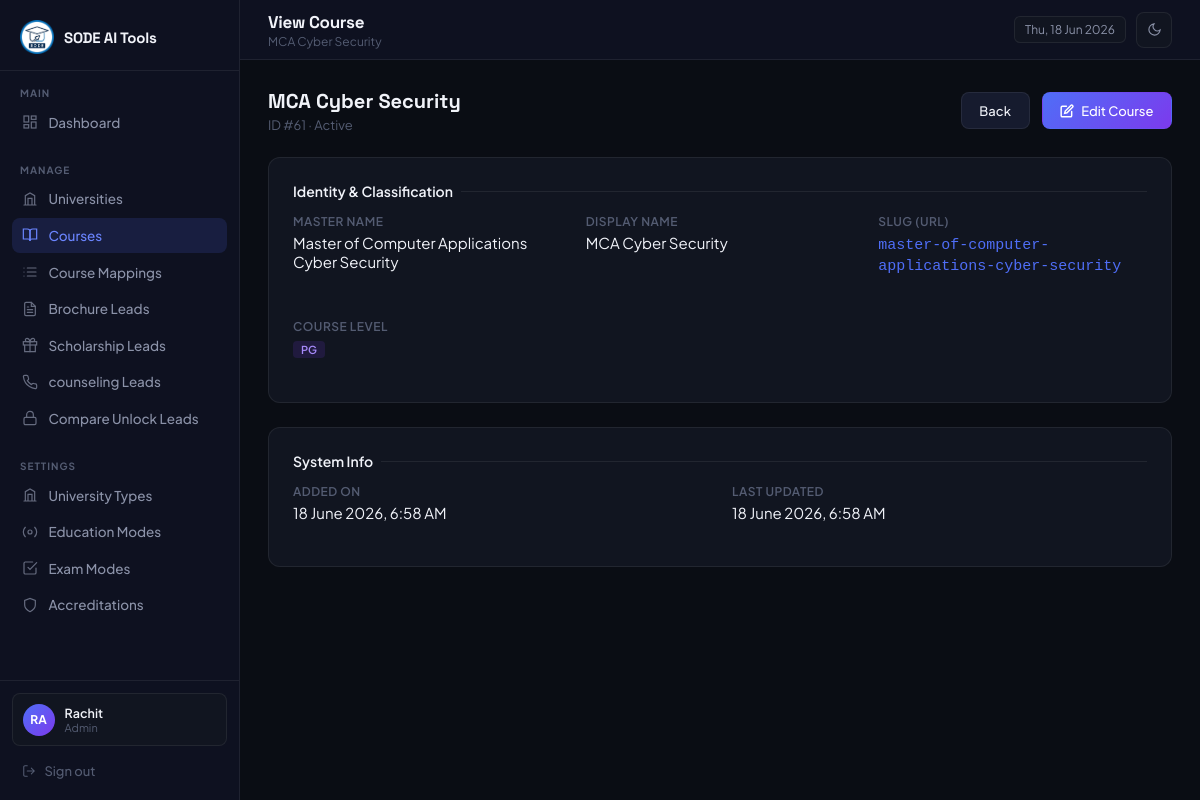
The page /admin/courses/view.php?id=61 (signed in) on the database its author committed.
### tables this page shows
CREATE TABLE `courses` (
  `id` int(10) UNSIGNED NOT NULL,
  `name` varchar(255) NOT NULL,
  `display_name` varchar(255) DEFAULT NULL,
  `slug` varchar(255) DEFAULT NULL,
  `course_level` enum('UG','PG') NOT NULL,
  `is_active` tinyint(1) NOT NULL DEFAULT 1,
  `created_at` timestamp NOT NULL DEFAULT current_timestamp(),
  `updated_at` timestamp NOT NULL DEFAULT current_timestamp() ON UPDATE current_timestamp()
);

### includes/helpers.php (called while the page is built, shortened)
<?php
function get_display_name(string $name, ?string $display_name): string {
    return (!empty($display_name)) ? $display_name : $name;
}
function e(mixed $val): string {
    return htmlspecialchars((string)$val, ENT_QUOTES, 'UTF-8');
}

### admin/courses/view.php (the view, shortened to what this page needs)
<?php
require_once '../../includes/db.php';
require_once '../../includes/helpers.php';
$id = (int) ($_GET['id'] ?? 0);
$stmt = $pdo->prepare("SELECT * FROM courses WHERE id=?");
$stmt->execute([$id]);
$course = $stmt->fetch();
$page_title = 'View Course';
$page_subtitle = get_display_name($course['name'], $course['display_name']);
?>
<!DOCTYPE html>
<html lang="en">
<head>
</head>
<body>
  <?php require_once __DIR__ . '/../includes/sidebar.php'; ?>
  <main class="main">
    <?php require_once __DIR__ . '/../includes/topbar.php'; ?>
    <div class="content">
      <div class="page-header" style="flex-wrap: wrap; gap: 1rem;">
        <div>
          <h3><?= e(get_display_name($course['name'], $course['display_name'])) ?></h3>
          <p>
            ID #<?= $id ?> &middot;
            <span class="<?= $course['is_active'] ? 'text-success' : 'text-danger' ?>">
              <?= $course['is_active'] ? 'Active' : 'Inactive' ?>
            </span>
          </p>
        </div>
        <div style="display:flex;gap:.75rem; flex-wrap: wrap;">
          <a href="<?= ADMIN_URL ?>/courses/index.php" class="btn btn-secondary">Back</a>
          <a href="<?= ADMIN_URL ?>/courses/edit.php?id=<?= $id ?>" class="btn btn-primary">
            <svg width="14" height="14" viewBox="0 0 24 24" fill="none" stroke="currentColor" stroke-width="2.5" stroke-linecap="round"><path d="M11 4H4a2 2 0 0 0-2 2v14a2 2 0 0 0 2 2h14a2 2 0 0 0 2-2v-7"/><path d="M18.5 2.5a2.121 2.121 0 0 1 3 3L12 15l-4 1 1-4 9.5-9.5z"/></svg>
            Edit Course
          </a>
        </div>
      </div>
      <div class="detail-card">
        <div class="section-title">Identity &amp; Classification</div>
        <div class="detail-grid">
          <div class="detail-group">
            <div class="detail-label">Master Name</div>
            <div class="detail-value"><?= e($course['name']) ?></div>
          </div>
          <div class="detail-group">
            <div class="detail-label">Display Name</div>
            <div class="detail-value"><?= e($course['display_name'] ?: '—') ?></div>
          </div>
          <div class="detail-group">
            <div class="detail-label">Slug (URL)</div>
            <div class="detail-value"><code style="color:var(--accent);"><?= e($course['slug']) ?></code></div>
          </div>
          <div class="detail-group">
            <div class="detail-label">Course Level</div>
            <div class="detail-value">
              <?php if ($course['course_level']): ?>
                <span class="badge" style="background:rgba(<?= $course['course_level'] === 'UG' ? '79,110,247' : '124,58,237' ?>,0.15);color:<?= $course['course_level'] === 'UG' ? '#818cf8' : '#a78bfa' ?>;">
                  <?= e($course['course_level']) ?>
                </span>
              <?php else: ?>
                —
              <?php endif; ?>
            </div>
          </div>
        </div>
      </div>
      <div class="detail-card">
        <div class="section-title">System Info</div>
        <div class="detail-grid">
          <div class="detail-group">
            <div class="detail-label">Added On</div>
            <div class="detail-value"><?= date('d F Y, g:i A', strtotime($course['created_at'])) ?></div>
          </div>
          <div class="detail-group">
            <div class="detail-label">Last Updated</div>
            <div class="detail-value"><?= date('d F Y, g:i A', strtotime($course['updated_at'])) ?></div>
          </div>
        </div>
      </div>
    </div>
  </main>
</body>
</html>

### admin/includes/topbar.php (shortened to what this page needs)
<div class="topbar">
  <div class="topbar-left-wrap">
    <div class="topbar-left">
      <h2><?= htmlspecialchars($page_title) ?></h2>
      <?php if ($page_subtitle): ?>
        <p><?= htmlspecialchars($page_subtitle) ?></p>
      <?php endif; ?>
    </div>
  </div>
  <div class="topbar-right">
    <div class="badge-date"><?= date('D, d M Y') ?></div>
    <button class="btn-theme-toggle" id="themeToggle" aria-label="Toggle theme" title="Toggle light/dark mode">
      <span class="icon-dark">
        <svg width="15" height="15" viewBox="0 0 24 24" fill="none" stroke="currentColor" stroke-width="1.8" stroke-linecap="round">
          <path d="M21 12.79A9 9 0 1 1 11.21 3 7 7 0 0 0 21 12.79z"/>
        </svg>
      </span>
    </button>
  </div>
</div>

### admin/includes/layout_head.php (style rules this page uses)
*, *::before, *::after { box-sizing: border-box; margin: 0; padding: 0; }
:root { color-scheme: dark; --bg: #0a0d14; --sidebar: #0e1120; --surface: #111520; --surface-h: #161b2e; --border: rgba(255, 255, 255, 0.07); --border-h: rgba(255, 255, 255, 0.13); --accent: #4f6ef7; --accent-h: #6b85ff; --accent-g: #7c3aed; --text: #f1f3f9; --text-m: #8b92a8; --text-s: #545c72; --success: #22c55e; --warning: #f59e0b; --danger: #ef4444; --radius: 12px; --radius-sm: 8px; --sidebar-w: 240px; }
body { font-family: 'Plus Jakarta Sans', sans-serif; background: var(--bg); color: var(--text); display: flex; min-height: 100vh; font-size: 14px; transition: background 0.2s, color 0.2s; overflow-x: hidden; }
.main { margin-left: var(--sidebar-w); flex: 1; display: flex; flex-direction: column; min-height: 100vh; min-width: 0; }
.topbar { height: 60px; border-bottom: 1px solid var(--border); display: flex; align-items: center; justify-content: space-between; padding: 0 1.75rem; background: var(--sidebar); position: sticky; top: 0; z-index: 50; }
.topbar-left-wrap { display: flex; align-items: center; gap: 12px; }
.topbar-left h2 { font-family: 'Space Grotesk', sans-serif; font-size: 17px; font-weight: 700; letter-spacing: -0.3px; }
.topbar-left p { font-size: 12px; color: var(--text-s); margin-top: 1px; }
.topbar-right { display: flex; align-items: center; gap: 10px; }
.badge-date { background: var(--surface); border: 1px solid var(--border); border-radius: 6px; padding: 5px 10px; font-size: 12px; color: var(--text-m); }
.btn-theme-toggle { display: flex; align-items: center; justify-content: center; width: 36px; height: 36px; background: var(--surface); border: 1px solid var(--border); border-radius: var(--radius-sm); cursor: pointer; color: var(--text-m); transition: background 0.15s, color 0.15s, border-color 0.15s; flex-shrink: 0; }
body .icon-dark { display: flex; }
.content { padding: 1.75rem; flex: 1; min-width: 0; max-width: 100%; overflow-x: hidden; }
.section-title { font-size: 14px; font-weight: 600; color: var(--text); margin-bottom: 0.875rem; display: flex; align-items: center; gap: 8px; }
.section-title::after { content: ''; flex: 1; height: 1px; background: var(--border); }
.badge { display: inline-block; padding: 2px 8px; border-radius: 4px; font-size: 11px; font-weight: 600; }
.btn { display: inline-flex; align-items: center; gap: 7px; padding: 0.6rem 1.1rem; border-radius: var(--radius-sm); font-size: 13px; font-weight: 500; font-family: inherit; cursor: pointer; transition: opacity 0.2s, transform 0.15s, background 0.15s; text-decoration: none; border: 1px solid transparent; }
.btn-primary { background: linear-gradient(135deg, var(--accent) 0%, var(--accent-g) 100%); color: #fff; border-color: transparent; }
.btn-secondary { background: var(--surface-h); color: var(--text); border-color: var(--border); }
.page-header { display: flex; align-items: center; justify-content: space-between; margin-bottom: 1.5rem; }
.page-header h3 { font-family: 'Space Grotesk', sans-serif; font-size: 20px; font-weight: 700; }
.page-header p { font-size: 13px; color: var(--text-s); margin-top: 3px; }

### admin/courses/view.php (style rules this page uses)
.detail-grid { display: grid; grid-template-columns: repeat(auto-fit, minmax(240px, 1fr)); gap: 1.5rem; }
.detail-group { margin-bottom: 1.25rem; }
.detail-label { font-size: 12px; font-weight: 600; color: var(--text-s); text-transform: uppercase; letter-spacing: 0.5px; margin-bottom: 4px; }
.detail-value { font-size: 15px; color: var(--text); }
.detail-card { background: var(--surface); border: 1px solid var(--border); border-radius: var(--radius); padding: 1.5rem; margin-bottom: 1.5rem; }

### rows shown on the page
courses: display_name "MCA Cyber Security", name "Master of Computer Applications Cyber Security", slug "master-of-computer-applications-cyber-security", course_level "PG", created_at "18 June 2026, 6:58 AM", updated_at "18 June 2026, 6:58 AM"

### other values the page prints
substr($_SESSION['admin_name'], 0, 2) "RA"
$_SESSION['admin_name'] "Rachit"
$_SESSION['admin_role'] "Admin"
$page_title "View Course"
$id "61"
